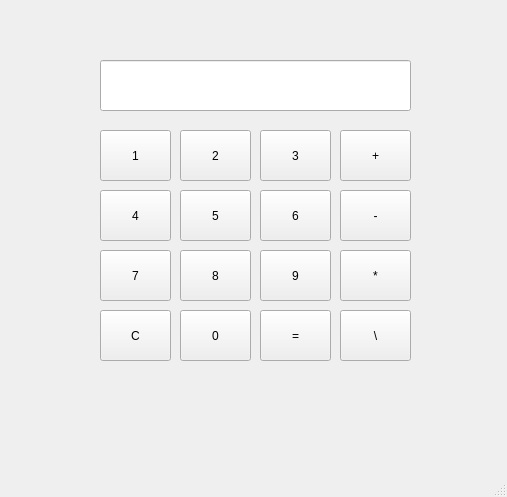
<?xml version="1.0" encoding="UTF-8"?>
<ui version="4.0">
 <class>MainWindow</class>
 <widget class="QMainWindow" name="MainWindow">
  <property name="geometry">
   <rect>
    <x>0</x>
    <y>0</y>
    <width>507</width>
    <height>497</height>
   </rect>
  </property>
  <property name="windowTitle">
   <string>MainWindow</string>
  </property>
  <widget class="QWidget" name="centralwidget">
   <widget class="QLineEdit" name="display">
    <property name="geometry">
     <rect>
      <x>100</x>
      <y>60</y>
      <width>311</width>
      <height>51</height>
     </rect>
    </property>
   </widget>
   <widget class="QPushButton" name="btn_num1">
    <property name="geometry">
     <rect>
      <x>100</x>
      <y>130</y>
      <width>71</width>
      <height>51</height>
     </rect>
    </property>
    <property name="text">
     <string>1</string>
    </property>
   </widget>
   <widget class="QPushButton" name="btn_num2">
    <property name="geometry">
     <rect>
      <x>180</x>
      <y>130</y>
      <width>71</width>
      <height>51</height>
     </rect>
    </property>
    <property name="text">
     <string>2</string>
    </property>
   </widget>
   <widget class="QPushButton" name="btn_num5">
    <property name="geometry">
     <rect>
      <x>180</x>
      <y>190</y>
      <width>71</width>
      <height>51</height>
     </rect>
    </property>
    <property name="text">
     <string>5</string>
    </property>
   </widget>
   <widget class="QPushButton" name="btn_num3">
    <property name="geometry">
     <rect>
      <x>260</x>
      <y>130</y>
      <width>71</width>
      <height>51</height>
     </rect>
    </property>
    <property name="text">
     <string>3</string>
    </property>
   </widget>
   <widget class="QPushButton" name="btn_num6">
    <property name="geometry">
     <rect>
      <x>260</x>
      <y>190</y>
      <width>71</width>
      <height>51</height>
     </rect>
    </property>
    <property name="text">
     <string>6</string>
    </property>
   </widget>
   <widget class="QPushButton" name="btn_num9">
    <property name="geometry">
     <rect>
      <x>260</x>
      <y>250</y>
      <width>71</width>
      <height>51</height>
     </rect>
    </property>
    <property name="text">
     <string>9</string>
    </property>
   </widget>
   <widget class="QPushButton" name="btn_num8">
    <property name="geometry">
     <rect>
      <x>180</x>
      <y>250</y>
      <width>71</width>
      <height>51</height>
     </rect>
    </property>
    <property name="text">
     <string>8</string>
    </property>
   </widget>
   <widget class="QPushButton" name="btn_num7">
    <property name="geometry">
     <rect>
      <x>100</x>
      <y>250</y>
      <width>71</width>
      <height>51</height>
     </rect>
    </property>
    <property name="text">
     <string>7</string>
    </property>
   </widget>
   <widget class="QPushButton" name="btn_num4">
    <property name="geometry">
     <rect>
      <x>100</x>
      <y>190</y>
      <width>71</width>
      <height>51</height>
     </rect>
    </property>
    <property name="text">
     <string>4</string>
    </property>
   </widget>
   <widget class="QPushButton" name="btn_subtract">
    <property name="geometry">
     <rect>
      <x>340</x>
      <y>190</y>
      <width>71</width>
      <height>51</height>
     </rect>
    </property>
    <property name="text">
     <string>-</string>
    </property>
   </widget>
   <widget class="QPushButton" name="btn_add">
    <property name="geometry">
     <rect>
      <x>340</x>
      <y>130</y>
      <width>71</width>
      <height>51</height>
     </rect>
    </property>
    <property name="text">
     <string>+</string>
    </property>
   </widget>
   <widget class="QPushButton" name="btn_clear">
    <property name="geometry">
     <rect>
      <x>100</x>
      <y>310</y>
      <width>71</width>
      <height>51</height>
     </rect>
    </property>
    <property name="text">
     <string>C</string>
    </property>
   </widget>
   <widget class="QPushButton" name="btn_multiply">
    <property name="geometry">
     <rect>
      <x>340</x>
      <y>250</y>
      <width>71</width>
      <height>51</height>
     </rect>
    </property>
    <property name="text">
     <string>*</string>
    </property>
   </widget>
   <widget class="QPushButton" name="btn_equal">
    <property name="geometry">
     <rect>
      <x>260</x>
      <y>310</y>
      <width>71</width>
      <height>51</height>
     </rect>
    </property>
    <property name="text">
     <string>=</string>
    </property>
   </widget>
   <widget class="QPushButton" name="btn_num0">
    <property name="geometry">
     <rect>
      <x>180</x>
      <y>310</y>
      <width>71</width>
      <height>51</height>
     </rect>
    </property>
    <property name="text">
     <string>0</string>
    </property>
   </widget>
   <widget class="QPushButton" name="btn_divide">
    <property name="geometry">
     <rect>
      <x>340</x>
      <y>310</y>
      <width>71</width>
      <height>51</height>
     </rect>
    </property>
    <property name="text">
     <string>\</string>
    </property>
   </widget>
  </widget>
  <widget class="QMenuBar" name="menubar">
   <property name="geometry">
    <rect>
     <x>0</x>
     <y>0</y>
     <width>507</width>
     <height>26</height>
    </rect>
   </property>
  </widget>
  <widget class="QStatusBar" name="statusbar"/>
 </widget>
 <resources/>
 <connections/>
</ui>
